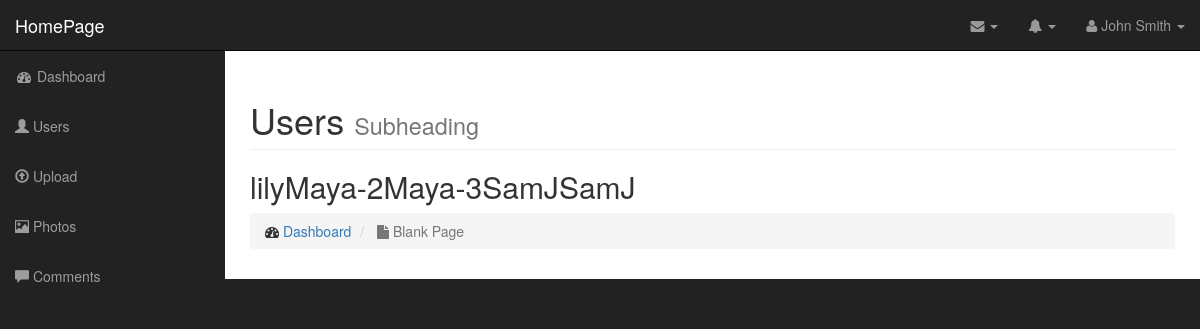
Page /admin/users.php on the earlier database version.
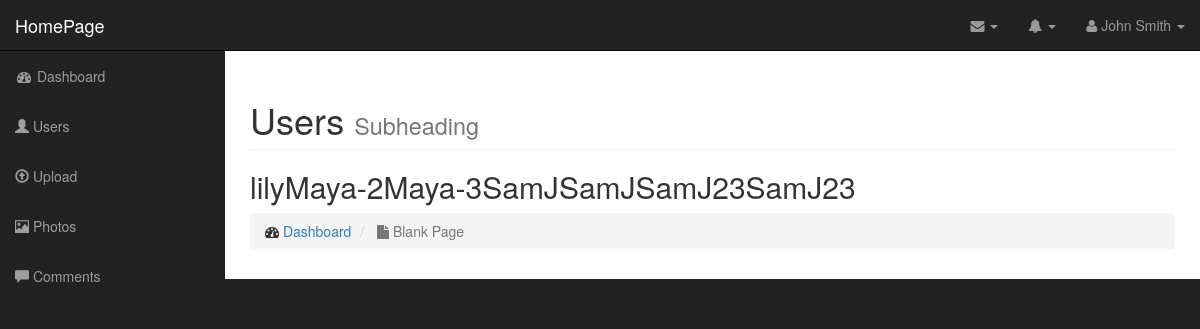
Same page on the later database version.
### tables this page shows
CREATE TABLE `users` (
  `user_id` int(255) NOT NULL,
  `username` varchar(255) NOT NULL,
  `user_password` varchar(255) NOT NULL,
  `user_first_name` varchar(255) NOT NULL,
  `user_last_name` varchar(255) NOT NULL
);

### admin/includes/database.php (called while the page is built, shortened)
<?php
class Database {
    public $connection;
    public function open_db_connection(){
        $this->connection = new mysqli(DB_HOST, DB_USER, DB_PASSWORD, DB_NAME);
    }
    public function query($sql){
        $result = $this->connection->query($sql);
        return $result;
    }
}
$database = new Database;
?>

### admin/includes/db_object.php (called while the page is built, shortened)
<?php
class Db_object {
    protected static $db_table = "users";
    public static function find_all(){
        return static::find_by_query("SELECT * FROM " . self::$db_table . " ");
    }
    public static function find_by_query($sql){
        global $database;
        $result_set = $database->query($sql);
        $the_object_array = array();
        while($row = mysqli_fetch_array($result_set)){
            $the_object_array[] = static::instantiation($row);
        }
        return $the_object_array;
    }
    private function has_the_attribute($the_attribute){
        $object_properties = get_object_vars($this);
        return array_key_exists($the_attribute, $object_properties);
    }
    public static function instantiation($the_record){
        $the_object = new $calling_class;
        foreach($the_record as $the_attribute => $value){
                $the_object->$the_attribute = $value;
        }
        return $the_object;
    }
}
?>

### admin/users.php (the view)
<?php include("includes/header.php"); ?>
        <nav class="navbar navbar-inverse navbar-fixed-top" role="navigation">
            <?php
            include("includes/top_nav.php");
            include("includes/side_nav.php");
            ?>
        </nav>
        <div id="page-wrapper">
            <div class="container-fluid">
                <div class="row">
                    <div class="col-lg-12">
                        <h1 class="page-header">
                            Users
                            <small>Subheading</small>
                        </h1>
                        <h2>
                        <?php
                            $users = User::find_all();
                            foreach($users as $user){
                                echo $user->username;
                            };
                        ?>
                        </h2>
                        <ol class="breadcrumb">
                            <li>
                                <i class="fa fa-dashboard"></i>  <a href="index.html">Dashboard</a>
                            </li>
                            <li class="active">
                                <i class="fa fa-file"></i> Blank Page
                            </li>
                        </ol>
                    </div>
                </div>
            </div>
        </div>
  <?php include("includes/footer.php"); ?>

### admin/includes/header.php (shortened to what this page needs)
<!DOCTYPE html>
<html lang="en">
<head>
    <link href="css/bootstrap.min.css" rel="stylesheet">
    <link href="css/sb-admin.css" rel="stylesheet">
    <link href="font-awesome/css/font-awesome.min.css" rel="stylesheet" type="text/css">
</head>
<body>
    <div id="wrapper">

### admin/includes/top_nav.php (shortened to what this page needs)
<div class="navbar-header">
                <a class="navbar-brand" href="../index">HomePage</a>
            </div>
            <ul class="nav navbar-right top-nav">
                <li class="dropdown">
                    <a href="#" class="dropdown-toggle" data-toggle="dropdown"><i class="fa fa-envelope"></i> <b class="caret"></b></a>
                </li>
                <li class="dropdown">
                    <a href="#" class="dropdown-toggle" data-toggle="dropdown"><i class="fa fa-bell"></i> <b class="caret"></b></a>
                </li>
                <li class="dropdown">
                    <a href="#" class="dropdown-toggle" data-toggle="dropdown"><i class="fa fa-user"></i> John Smith <b class="caret"></b></a>
                </li>
            </ul>

### admin/includes/side_nav.php
<div class="collapse navbar-collapse navbar-ex1-collapse">
                <ul class="nav navbar-nav side-nav">
                    <li>
                        <a href="index"><i class="fa fa-fw fa-dashboard"></i> Dashboard</a>
                    </li>
                    <li>
                        <a href="users"><i class="glyphicon glyphicon-user"></i> Users</a>
                    </li>
                    <li>
                        <a href="upload"><i class="glyphicon glyphicon-upload"></i> Upload</a>
                    </li>
                    <li>
                        <a href="photos"><i class="glyphicon glyphicon-picture"></i> Photos</a>
                    </li>
                    <li>
                        <a href="comments"><i class="glyphicon glyphicon-comment"></i> Comments</a>
                    </li>
                </ul>
            </div>

### admin/includes/footer.php (shortened to what this page needs)
  </div>
</body>
</html>

### admin/css/sb-admin.css (style rules this page uses)
body { margin-top: 100px; background-color: #222; }
@media (min-width:768px) { body { margin-top: 50px; } }
#wrapper { padding-left: 0; }
#page-wrapper { width: 100%; padding: 0; background-color: #fff; }
@media (min-width:768px) { #wrapper { padding-left: 225px; } }
@media (min-width:768px) { #page-wrapper { padding: 10px; } }
.top-nav { padding: 0 15px; }
.top-nav>li { display: inline-block; float: left; }
.top-nav>li>a { padding-top: 15px; padding-bottom: 15px; line-height: 20px; color: #999; }
@media (min-width:768px) { .side-nav { position: fixed; top: 51px; left: 225px; width: 225px; margin-left: -225px; border: none; border-radius: 0; overflow-y: auto; background-color: #222; } }
@media (min-width:768px) { .side-nav>li>a { width: 225px; } }

Differences in the rows shown:
added users: username "SamJ23"
added users: username "SamJ23"
